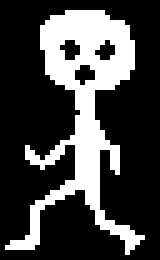
#> input picture data/man.tif, 32 x 52 px, found by its file name (shown 5 times larger)
$ jupyter execute --allow-errors 01-Operators.ipynb   (shell and % lines are left out)   (older library calls are emulated)
#> lines starting #> are read from the running program, lines starting #| are printed output that depends on the picture; after the words box and inside, x2 and y2 are one past the last pixel; in counts of white or black regions, pixels touching at a corner belong together
# Morphomathematical operators

## Definitions

### Image
The image $X$ is defined as a the set of pixels, connect or not, equal to $1$ (or True), the backgound being set to $0$ (or False).

[cell 1]
import matplotlib.pyplot as plt
import numpy as np
X = np.asarray([[0,0,0,0,0,0,0,0,0],
                [0,0,0,0,0,0,0,0,0],
                [0,0,0,0,0,0,0,0,0],
                [0,0,0,0,0,0,0,0,0],
                [0,0,0,1,1,1,0,0,0],
                [0,0,1,1,1,0,0,0,0],
                [0,0,1,1,1,1,0,0,0],
                [0,0,1,1,1,0,0,0,0],
                [0,0,0,1,0,0,0,0,0],
                [0,0,0,0,0,0,0,0,0],
                [0,0,0,0,0,0,0,0,0]])
plt.imshow(X,interpolation='nearest',cmap=plt.cm.gray);

### Structuring element

similarily one define a structuring element $B$ as a set of pixels (connected or not) having one origin $o$. Example of a 3x3 centered structuring element:

[cell 2]
B = np.ones((3,3))
plt.imshow(B,interpolation='nearest',cmap=plt.cm.gray)
plt.plot(1,1,'or')
plt.gca().set_xlim(-1,3)
plt.gca().set_ylim(-1,3);

## Basic operations
### Image complement
Image complement consist in seting True pixels to false an False pixels to True, Image and background are switched.

$$X^c = \{x: x \notin X\}$$

[cell 3]
Xc = 1-X
plt.imshow(Xc,interpolation='nearest',cmap=plt.cm.gray);
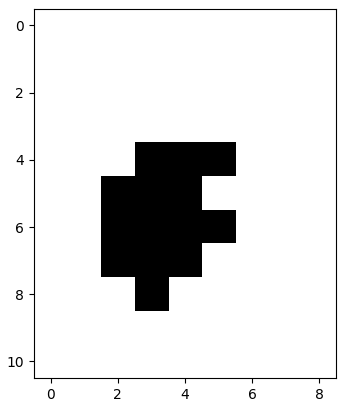
#> figure drawn by matplotlib, 1 panel

### Symmetry

$\hat X$ is the reflection of $X$ through the origin

[cell 4]
Xs = X[:,-1::-1][-1::-1,:]
plt.imshow(Xs,interpolation='nearest',cmap=plt.cm.gray);
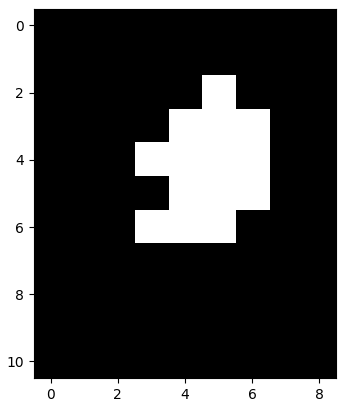
#> figure drawn by matplotlib, 1 panel

### Translation
The $B_x$ structuring undergoes a 2D translation in the pixel $x = (3,5)$.

[cell 5]
Bx = np.zeros((10,10))
x = (3,5)
Bx[x[1]-1:x[1]+2,x[0]-1:x[0]+2] = B
plt.plot(3,5,'or')
plt.imshow(Bx,interpolation='nearest',cmap=plt.cm.gray);
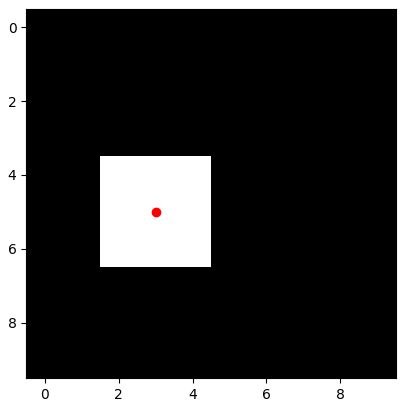
#> figure drawn by matplotlib, 1 panel

### Difference
$$A-B = \{x: x \in A, x \notin B\} = A \cap B^c$$

### Dilation
Dilation is defined such as:
$$X \oplus B = \{x : \hat B_x \cap X \ne \phi \}$$

### Erosion
Erosion is defined such as:
$$X \ominus B = \{x : B_x \subseteq X  \}$$

[cell 6]
from skimage.morphology import disk,erosion,dilation,square
B = square(3)
X_dil = dilation(X,selem=B)
X_ero = erosion(X,selem=B)

plt.figure(figsize=[10,5])
plt.subplot(1,3,1)
plt.imshow(X,interpolation='nearest',cmap=plt.cm.gray)
plt.title('$X$')
plt.subplot(1,3,2)
plt.imshow(X_dil,interpolation='nearest',cmap=plt.cm.gray)
plt.title('dilation of $X$ by $B$')
plt.subplot(1,3,3)
plt.imshow(X_ero,interpolation='nearest',cmap=plt.cm.gray)
plt.title('erosion of $X$ by $B$')
plt.figure(figsize=[6,6])
plt.imshow(X,interpolation='nearest',cmap=plt.cm.gray,alpha=.3)
plt.imshow(X_ero,interpolation='nearest',cmap=plt.cm.gray,alpha=.3)
plt.imshow(X_dil,interpolation='nearest',cmap=plt.cm.gray,alpha=.3);
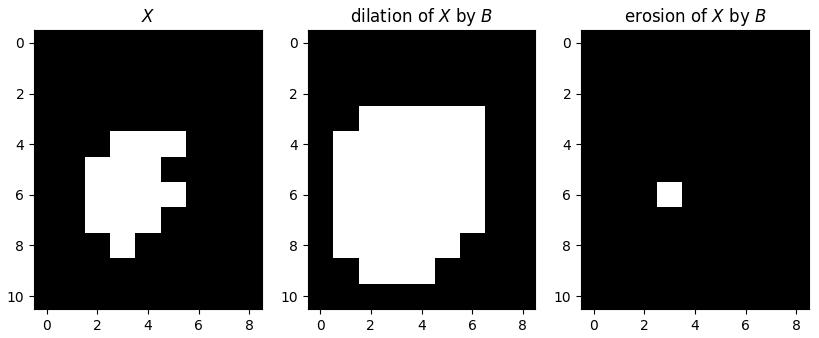
#> figure drawn by matplotlib, 3 panels
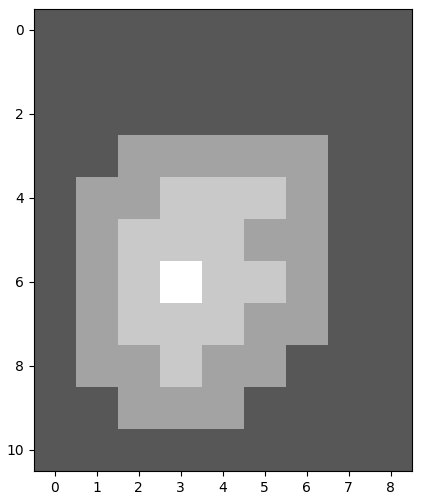
#> figure drawn by matplotlib, 1 panel

### Duality

There is a duality between erosion and dilation

$$(X \ominus B )^c = X^c \oplus \hat B$$
$$(X \oplus B)^c = X^c \ominus \hat B$$

In other words, dilating $X$ is the same as eroding $X^c$ by the symetrical structuring element

demonstration for $(X \ominus B )^c = X^c \oplus \hat B$:

$$(X \ominus B)^c = \{x : B_x \subseteq X  \}^c$$

if $B_x$ is include in $X$:

$$B_x \cap X^c = \phi$$

so:

$$(X \ominus B)^c = \{x : B_x \cap X^c = \phi  \}^c$$

by using the complement:

$$\{x : B_x \cap X^c = \phi  \}^c = \{x : B_x \cap X^c \neq \phi  \}$$

equality becomes:

$$(X \ominus B)^c = \{x : B_x \cap X^c \neq \phi  \} = X^c \oplus \hat B $$

### Properties of the basic operations

Dilation is:
* commutative

$$ X \oplus B = B \oplus X$$

* associative

$$X \oplus (B \oplus C) = (X\oplus B) \oplus C$$

* translation invariant

$$ X_h \oplus B = (X \oplus B)_h$$

* increasing

$$ A_1 \subseteq A_2 \implies A_1 \oplus B \subseteq A_2 \oplus B$$
$$ B_1 \subseteq B_2 \implies A \oplus B_1 \subseteq A \oplus B_2$$

Erosion is:

* NOT commutative

$$ X \ominus B \neq B \ominus X$$

* translation invariant

$$ X_h \ominus B = (X \ominus B)_h$$

* increasing

$$ A_1 \subseteq A_2 \implies A_1 \ominus B \subseteq A_2 \ominus B$$
but (one erode less !)
$$ B_1 \subseteq B_2 \implies A \ominus B_1 \supseteq A \ominus B_2$$

Dilation by the union of two structuring elements:

$$X \oplus (B \cup C) = (X \oplus B) \cup (X \oplus C) = (B \cup C) \oplus X$$

Erosion by the union of two structuring elements:

$$ X \ominus (B \cup C) = (X \ominus B) \cap (X \ominus C)$$

$$(X \ominus B) \ominus C = X \ominus (B \oplus C) $$

## Combined operations
More complex operation can be achieved by combining two ore more basis operators, the simplest ones are the opening and the closing.

### Opening
Opening consist in applying in succession one erosion followed by one dilation, both using a same structuring element.

$$ X \circ B = (X \ominus B) \oplus B $$

Opening 'opens' small gaps existing in the shape.

### Closing
Opening consist in applying in succession one dilation followed by one erosion, both using a same structuring element.

$$ X \bullet B = (X \oplus B) \ominus B $$

Closing 'closes' the gaps present in the shape.

Opening and closing are illustrated below with a 3x3 square structuring element $B$:

Therse is an opening and closing duality:

$$(X \circ B)^c = X^c \bullet B $$

[cell 7]
B = square(3)
X_dil = dilation(X,selem=B)
X_ero = erosion(X,selem=B)

X_open = dilation(X_ero,selem=B)
X_close = erosion(X_dil,selem=B)

plt.figure(figsize=[10,5])
plt.subplot(1,3,1)
plt.imshow(X,interpolation='nearest',cmap=plt.cm.gray)
plt.title('$X$')
plt.subplot(1,3,2)
plt.imshow(X_open,interpolation='nearest',cmap=plt.cm.gray)
plt.title('opening of $X$ by $B$')
plt.subplot(1,3,3)
plt.imshow(X_close,interpolation='nearest',cmap=plt.cm.gray)
plt.title('closing of $X$ by $B$')
plt.figure(figsize=[6,6])
plt.imshow(X,interpolation='nearest',cmap=plt.cm.gray,alpha=.3)
plt.imshow(X_open,interpolation='nearest',cmap=plt.cm.gray,alpha=.3)
plt.imshow(X_close,interpolation='nearest',cmap=plt.cm.gray,alpha=.3);
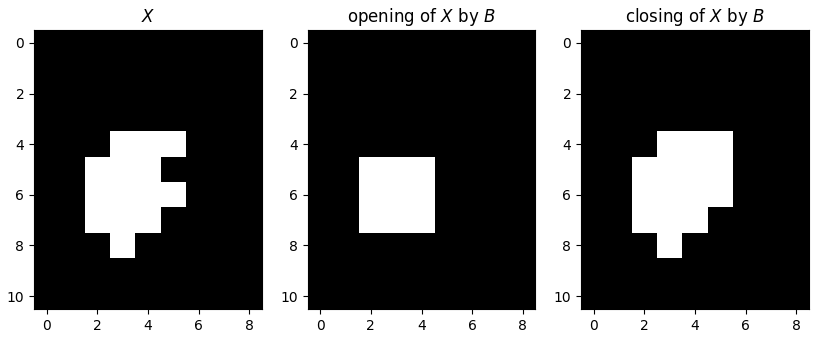
#> figure drawn by matplotlib, 3 panels
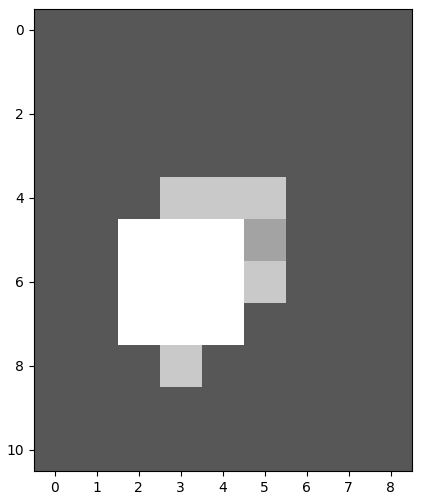
#> figure drawn by matplotlib, 1 panel

some examples with a 3x3 structuring element $B$

[cell 8]
import numpy as np
X = np.zeros((100, 150), dtype=bool)
X[30, :] = 1
X[:, 65] = 1
X[35:45, 35:50] = 1
X[40:50,100:110] = 1
X[52:82,100:110] = 1
X[50:52,105:106] = 1
X[45:46,105:106] = 0
X[70:72,104:106] = 0
X[64:67,103:106] = 0

B = square(3)
X_dil = dilation(X,selem=B)
X_ero = erosion(X,selem=B)

X_open = dilation(X_ero,selem=B)
X_close = erosion(X_dil,selem=B)

plt.figure(figsize=[10,10])
plt.subplot(3,2,1)
plt.imshow(X,interpolation='nearest',cmap=plt.cm.gray)
plt.title('$X$')
plt.subplot(3,2,3)
plt.imshow(X_ero,interpolation='nearest',cmap=plt.cm.gray)
plt.title('erosion of $X$ by $B$')
plt.subplot(3,2,4)
plt.imshow(X_dil,interpolation='nearest',cmap=plt.cm.gray)
plt.title('dilation of $X$ by $B$')
plt.subplot(3,2,5)
plt.imshow(X_open,interpolation='nearest',cmap=plt.cm.gray)
plt.title('opening of $X$ by $B$')
plt.subplot(3,2,6)
plt.imshow(X_close,interpolation='nearest',cmap=plt.cm.gray)
plt.title('closing of $X$ by $B$');
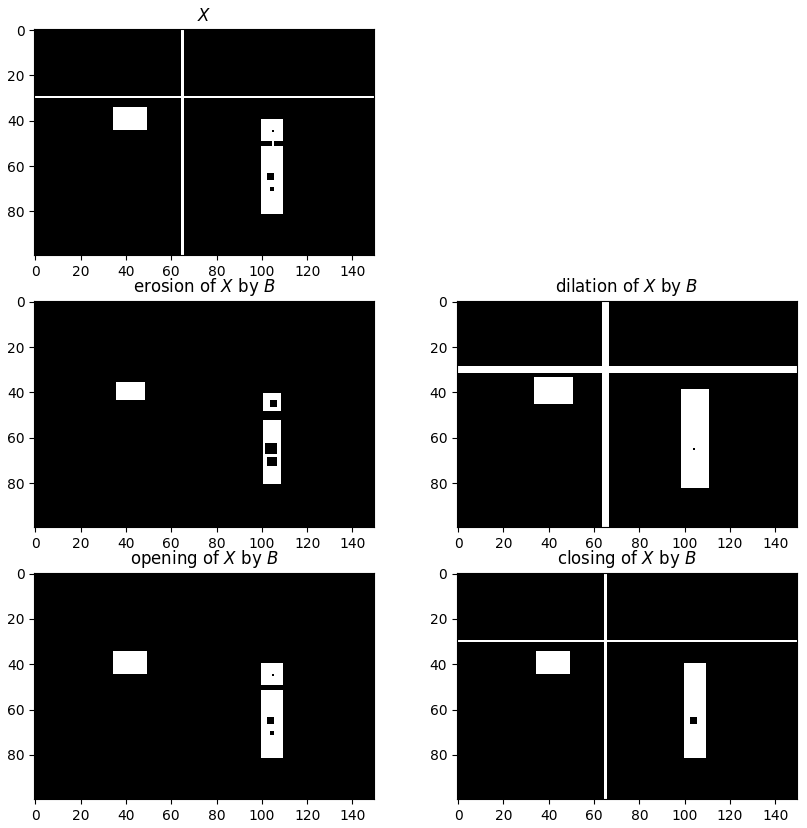
#> figure drawn by matplotlib, 5 panels

[cell 9]
from skimage.io import imread
from skimage import feature

#> (the rest of this cell did not finish here and is left out)

[cell 10]
selem = square(3)
#> (the rest of this cell did not finish here and is left out)

### Properties of the combined operations

Opening is:

* anti-extensive

$$X \circ B \subseteq X$$

* idempotent

$$ (X \circ B)\circ B = X \circ B$$
$$ (X \circ B)\circ \dots \circ B = X \circ B$$

Closing is:

* extensive

$$ X \subseteq X \bullet B$$

* idempotent
$$ (X \bullet B)\bullet B = X \bullet B$$
$$ (X \bullet B)\bullet \dots \bullet B = X \bullet B$$

## The Hit-or-Miss transform

One define two disjoint structuring elements $B_1$ and $B_2$

the Hit-or-Miss transform is:

$$ X \otimes B =  \{ X : B_1 \subset X \; \text{and} \; B_2 \subset X^c\}$$

$$ X \otimes B = (X \ominus B_1) \cap (X^c \ominus B_2) $$

which it is equivallent to a binary template matching.

example of structuring elements:

$$
\begin{matrix}
  \cdot & 1    & \cdot \\
  0     & 1    & 1 \\
  0     & 0    & \cdot
 \end{matrix}
 $$

[cell 11]
def hit_or_miss(X,B12):
    B1 = B12 == 1
    B2 = B12 == 0
    r = np.logical_and(erosion(X,B1),erosion(1-X,B2))
    return r

X = (imread('http://homepages.ulb.ac.be/~odebeir/data/man.tif')>0)[:,:,0].astype(np.uint8)
#> X: shape (52, 32); values 0 (black) and 1 (white), 26.7% white; 1 white region, box (x1, y1, x2, y2) and area: (1, 2, 29, 51) 445
B12_a = np.array([[2,1,2],[0,1,1],[0,0,2]]) # . are coded with 2

HoM = hit_or_miss(X,B12_a)
#> in hit_or_miss, `r = np.logical_and(erosion(X,B1),erosion(1-X,B2))`: r: shape (52, 32) bool; 1.1% white in thin lines or dots, all inside (x1, y1, x2, y2) = (5, 8, 25, 48)

plt.figure(figsize=[10,10])
plt.subplot(1,2,1)
plt.imshow(X,interpolation='nearest')
plt.subplot(1,2,2)
plt.imshow(X,interpolation='nearest',alpha = .8)
plt.imshow(HoM,interpolation='nearest',alpha=.5);

with the following elements:
$$
\begin{matrix}
  \cdot & 1    & \cdot \\
  1     & 1    & 0 \\
  \cdot & 0    & 0
 \end{matrix}
$$

and

$$
\begin{matrix}
  \cdot &  0  & 0 \\
  1     & 1    & 0 \\
  \cdot & 1    & \cdot
 \end{matrix}
$$

and

$$
\begin{matrix}
  0 &  0  & \cdot \\
  0     & 1    & 1 \\
  \cdot & 1    & \cdot
 \end{matrix}
$$

$X$ becomes:

[cell 12]
B12_b = B12_a[:,-1::-1]

HoM = hit_or_miss(X,B12_b)
#> in hit_or_miss (call 2), `r = np.logical_and(erosion(X,B1),erosion(1-X,B2))`: r: shape (52, 32) bool; 1.1% white in thin lines or dots, all inside (x1, y1, x2, y2) = (6, 8, 28, 50)

plt.figure(figsize=[10,10])
plt.subplot(1,2,1)
plt.imshow(X,interpolation='nearest')
plt.subplot(1,2,2)
plt.imshow(X,interpolation='nearest',alpha = .8)
plt.imshow(HoM,interpolation='nearest',alpha=.5);

[cell 13]
B12_c = B12_b[-1::-1,:]

HoM = hit_or_miss(X,B12_c)
#> in hit_or_miss (call 3), `r = np.logical_and(erosion(X,B1),erosion(1-X,B2))`:
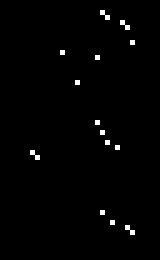
#> r: shape (52, 32) bool (shown 5 times larger); 1.1% white in thin lines or dots, all inside (x1, y1, x2, y2) = (6, 2, 27, 47)

plt.figure(figsize=[10,10])
plt.subplot(1,2,1)
plt.imshow(X,interpolation='nearest')
plt.subplot(1,2,2)
plt.imshow(X,interpolation='nearest',alpha = .8)
plt.imshow(HoM,interpolation='nearest',alpha=.5);

[cell 14]
B12_d = B12_c[:,-1::-1]

HoM = hit_or_miss(X,B12_d)
#> in hit_or_miss (call 4), `r = np.logical_and(erosion(X,B1),erosion(1-X,B2))`:
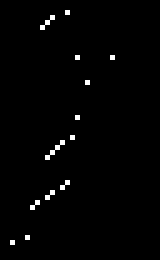
#> r: shape (52, 32) bool (shown 5 times larger); 1.3% white in thin lines or dots, all inside (x1, y1, x2, y2) = (2, 2, 23, 49)

plt.figure(figsize=[10,10])
plt.subplot(1,2,1)
plt.imshow(X,interpolation='nearest')
plt.subplot(1,2,2)
plt.imshow(X,interpolation='nearest',alpha = .8)
plt.imshow(HoM,interpolation='nearest',alpha=.5);
